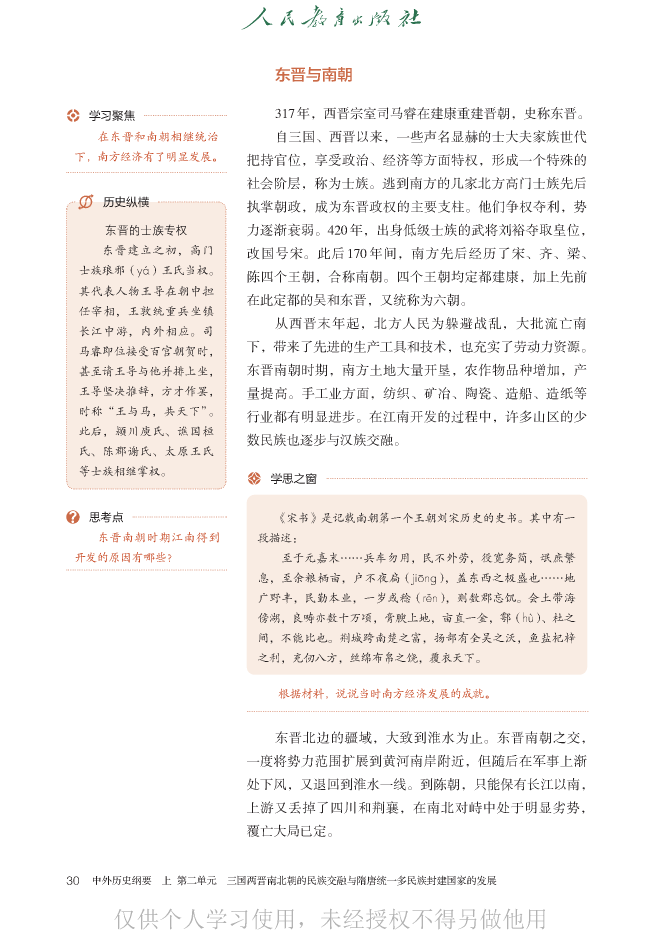
#> input picture shuju/cleaned/history_book_01/reclean_20260923/s01/page_37_240dpi.png, 1985 x 2807 px, found by its file name (shown at 1/3 size)
$ python crop_p37_text.py
#> lines starting #> are read from the running program, lines starting #| are printed output that depends on the picture
from PIL import Image
from pathlib import Path
im=Image.open('shuju/cleaned/history_book_01/reclean_20260923/s01/page_37_240dpi.png')
#> im is the input picture: PIL image 1985x2807 RGB; mean R, G, B 246.1, 243.4, 241.8
box=(350,2200,1850,2670); x=im.crop(box); x.resize((x.width*2,x.height*2)).save(Path('shuju/cleaned/history_book_01/reclean_20260923/s01/page_37_border_paragraph.png'))
#> after `x = im.crop(box)`:
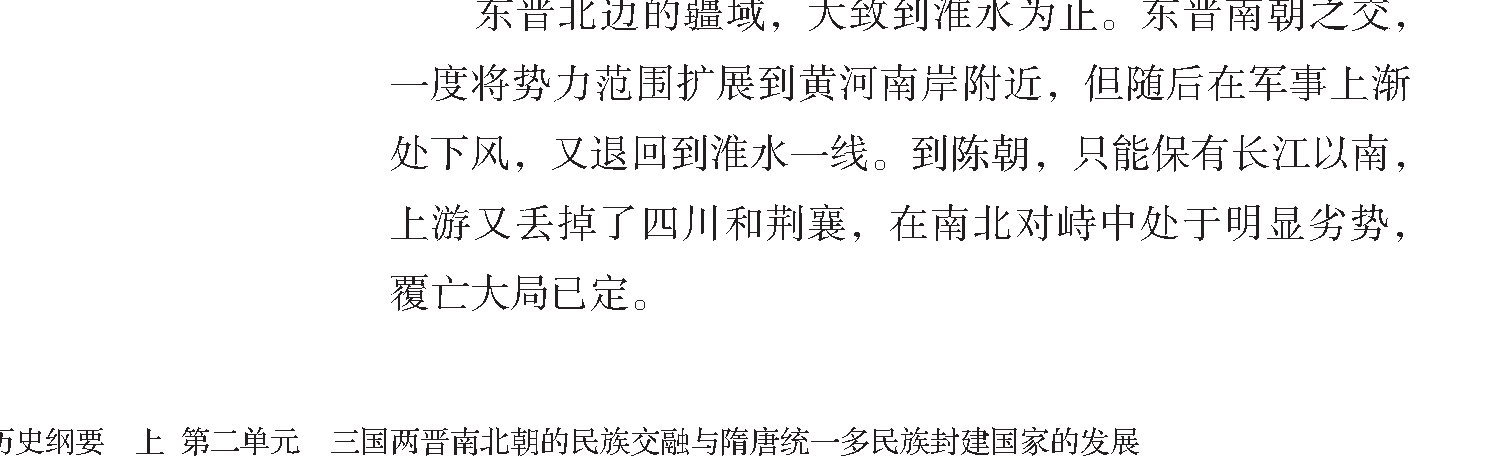
#> x: PIL image 1500x470 RGB; mean R, G, B 244.1, 243.9, 243.9

$ run again, with shuju/cleaned/history_book_01/reclean_20260923/s01/page_38_240dpi.png copied over shuju/cleaned/history_book_01/reclean_20260923/s01/page_37_240dpi.png
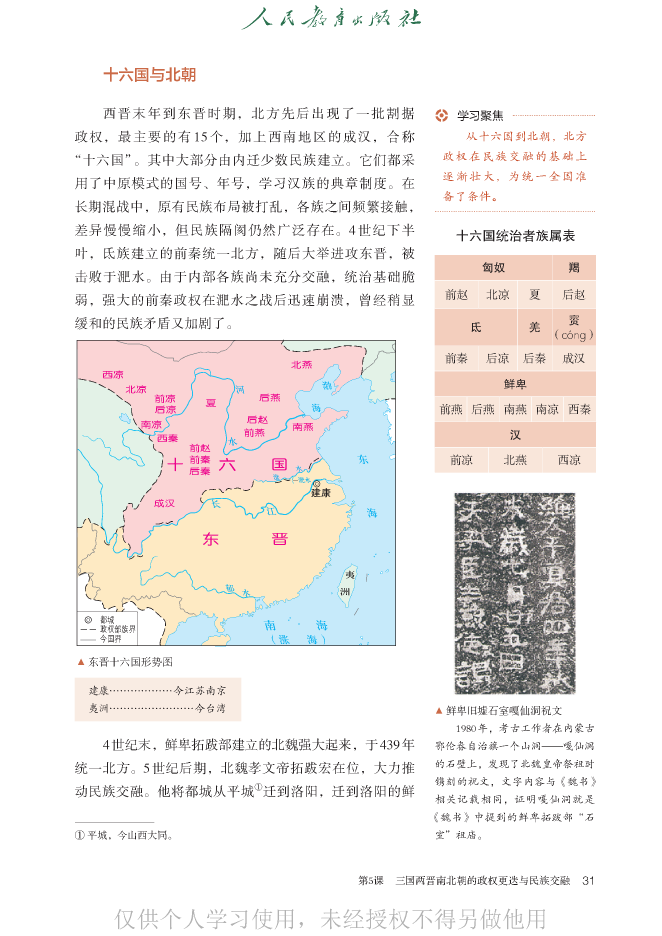
#> input picture shuju/cleaned/history_book_01/reclean_20260923/s01/page_38_240dpi.png, 1985 x 2807 px, found by its file name (shown at 1/3 size)
#> im is the input picture: PIL image 1985x2807 RGB; mean R, G, B 240.1, 236.9, 235.2
#> `x = im.crop(box)`:
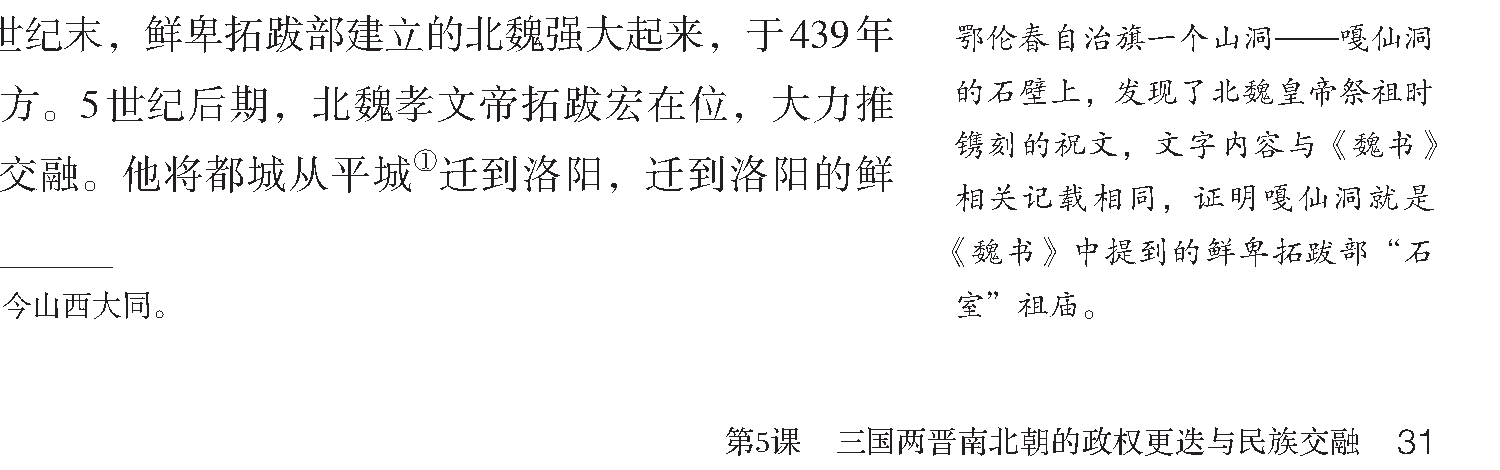
#> x: PIL image 1500x470 RGB; mean R, G, B 244.1, 243.9, 244
